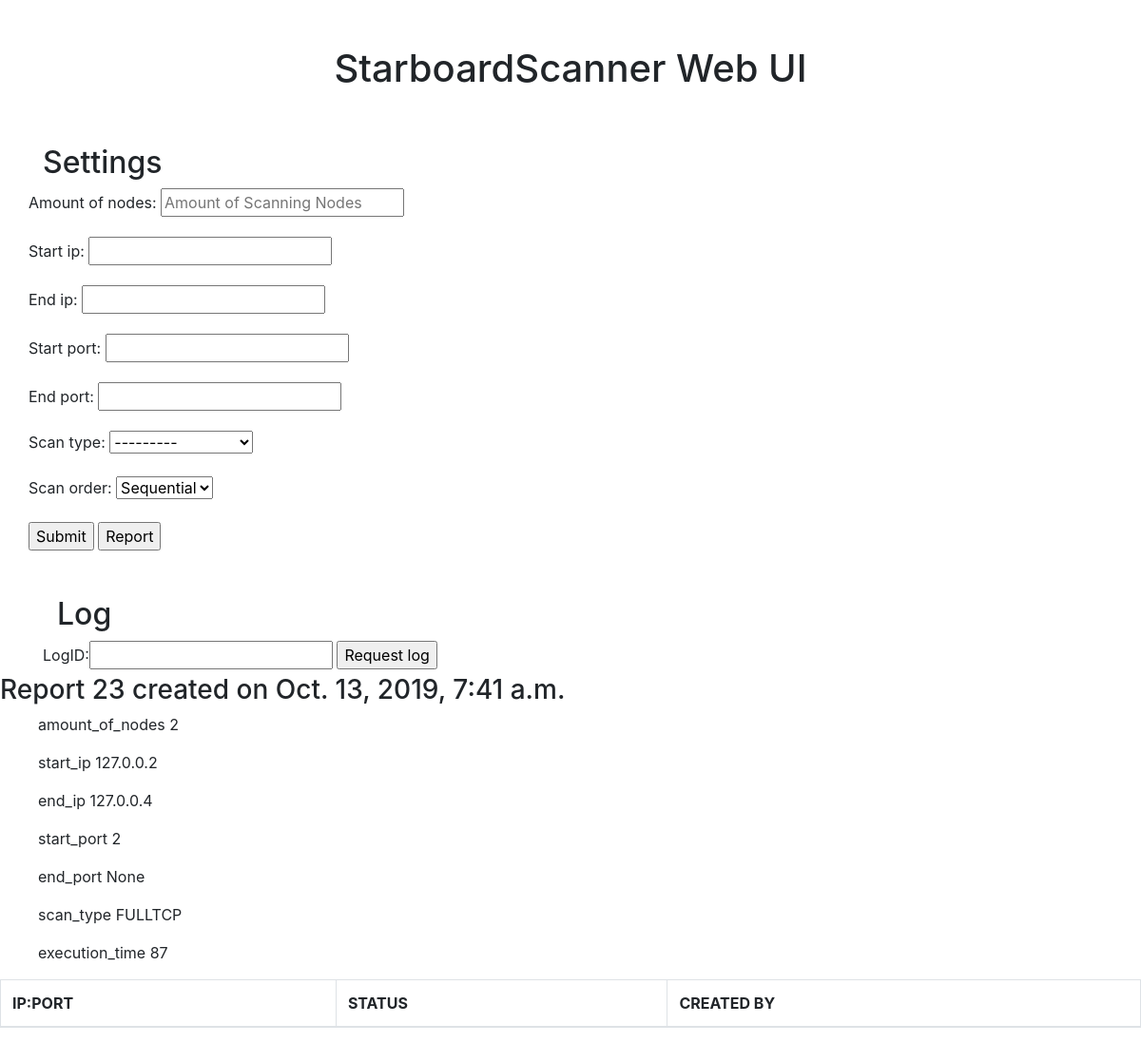
Screenshot of /sb/ with the database file from the repository.
### starboardscanner_app/models.py (models this page shows)
class Report(models.Model):
    SCAN_TYPE_CHOICES = (
        ('ALIVE', 'Is-Alive'),
        ('FULLTCP', 'Full TCP connect'),
        ('TCPSYN', 'TCP SYN'),
        ('TCPFIN', 'TCP FIN'),
    )
    SCAN_ORDER_CHOICES = (
        ('SEQ', 'Sequential'),
        ('RAND', 'Random'),
    )
    amount_of_nodes = models.IntegerField()
    start_ip = models.CharField(max_length=39)  # max length of ip6 address stored as string
    end_ip = models.CharField(max_length=39)  # max length of ip6 address stored as string
    start_port = models.IntegerField(null=True)
    end_port = models.IntegerField(null=True)
    date_created = models.DateTimeField(auto_now_add=True)
    scan_type = models.CharField(
        max_length=7,
        choices=SCAN_TYPE_CHOICES,
    )
    scan_order = models.CharField(
        max_length=4,
        choices=SCAN_ORDER_CHOICES,
        default='SEQ'
    )
    execution_time = models.IntegerField(default=0)

### starboardscanner_app/views.py (the view)
# urls.py: 2. Add a URL to urlpatterns:  path('', views.home, name='home')
@ensure_csrf_cookie
def home(request):
    if request.method == 'POST':
        if request.POST.get("request_log_btn"):
            form = LogForm(request.POST)
            if form.is_valid():
                print('requesting log')
                print(form.cleaned_data['logID'])
                if form.cleaned_data['logID'] > Report.objects.last().pk:
                    report_id = Report.objects.last().pk
                else:
                    report_id = form.cleaned_data['logID']
                context = {'report': Report.objects.get(pk=report_id), 'form_logID': LogForm(), 'form_input':ReportForm()}
                return render(request, 'starboardscanner_app/starboardscanner_app.html', context)
        elif request.POST.get("execute_job_btn"):
            form = ReportForm(request.POST)
            if form.is_valid():
                print("Submit button clicked")
                amount_of_nodes = form.cleaned_data['amount_of_nodes']
                start_ip = form.cleaned_data['start_ip']
                end_ip = form.cleaned_data['end_ip']
                start_port = form.cleaned_data['start_port']
                end_port = form.cleaned_data['end_port']
                scan_type = form.cleaned_data['scan_type']
                scan_order = form.cleaned_data['scan_order']
                current_report = Report(amount_of_nodes=amount_of_nodes, start_ip=start_ip, end_ip=end_ip,
                                        start_port=start_port,
                                        scan_type=scan_type, scan_order=scan_order)
                current_report.save()
                containers_dict_send = {}
                containers_dict_diff = {}
                os.chdir(os.path.abspath(os.path.dirname(__file__)))
                os.chdir('..')
                os.chdir('network')
                os.system('docker build -t n .')
                for i in range(amount_of_nodes):
                    containers_dict_send[f'container_{i}'] = 0
                    containers_dict_diff[f'container_{i}'] = 0
                    os.system(f'docker run -p {50000+i}:{50000+i} --name container_{i} n python job_processor.py container_{i} &')
                job_list = []
                start_ip_end = [int(x) for x in map(str.strip, start_ip.split('.')) if x][-1]
                end_ip_end = [int(x) for x in map(str.strip, end_ip.split('.')) if x][-1]
                for ip in range(start_ip_end, end_ip_end + 1):
                    for port in range(start_port, end_port + 1):
                        curr_ip_port = start_ip[:-len(str(start_ip_end))] + str(ip) + ":" + str(port)
                        job_list.append(curr_ip_port)
                if scan_order is 'Random' or 'RAND':
                    print(scan_order)
                    random.shuffle(job_list)
                start_time_job = time.process_time()
                for job in job_list:
                    for key, value in containers_dict_send.items():
                        received_cnt = Record.objects.filter(created_by=key).count()
                        containers_dict_diff[key] = containers_dict_send[key] - received_cnt
                    container = min(containers_dict_diff, key=containers_dict_diff.get)
                    containers_dict_send[container] += 1
                    job = {
                        'ip_port': job,
                        'scan_type': scan_type,
                        'report_id': Report.objects.last().pk,
                    }
                    job_endpoint_of_flask_scanningnode = f'http://0.0.0.0:{50002}'  # depends on container
                    res = requests.post(job_endpoint_of_flask_scanningnode, json=job)
                end_time_job = time.process_time()
                Report.objects.filter(pk=Report.objects.last().pk).update(execution_time=(end_time_job - start_time_job))
                context = {'report': Report.objects.last(), 'form_logID': LogForm(), 'form_input': ReportForm()}
                return render(request, 'starboardscanner_app/starboardscanner_app.html', context)
    else:
        print("rendering latest report")
        context = {'report': Report.objects.last(), 'form_logID': LogForm(),
                   'form_input': ReportForm()}
        return render(request, 'starboardscanner_app/starboardscanner_app.html', context)

### starboardscanner_app/forms.py
class LogForm(forms.Form):
    logID = forms.IntegerField(label='LogID')

class ReportForm(ModelForm):
    class Meta:
        model = Report
        fields = ['amount_of_nodes', 'start_ip', 'end_ip', 'start_port', 'end_port', 'scan_type', 'scan_order']
        widgets = {
            'amount_of_nodes': TextInput(attrs={'placeholder': 'Amount of Scanning Nodes'}),
        }

### starboardscanner_app/templates/starboardscanner_app/starboardscanner_app.html (shortened to what this page needs)
{% extends "starboardscanner_app/base.html" %}
{% block starboardscanner_dashboard %}
    <div class="container">
        <div class="row">
          <div class="col-lg-12 text-center">
            <h1 class="mt-5">StarboardScanner Web UI</h1>
          </div>
        </div>
    </div>
    <div class="container">
        <div class="row">
            <div class="col-xs-6">
                 <div class="container">
                     <div class="row">
                         <div>
                             <div class="col-sm">
                                 <h2 class="mt-5">Settings</h2>
                             </div>
                                <form action="#" method="post">
                                    {% for field in form_input %}
                                        <div class="fieldWrapper">
                                            <div class="form-group">
                                            {{ field.label_tag }} {{ field }}
                                            </div>
                                        </div>
                                    {% endfor %}
                                    <input name="execute_job_btn" type="submit" value="Submit">
                                    <input name="view_report_btn" type="submit" value="Report">
                                </form>
                             </div>
                         </div>
                     </div>
                 </div>
            </div>
            <div class="col-xs-6">
                <div class="col-md">
                    <h2 class="mt-5">Log</h2>
                </div>
                    <form action="#" method="post">
                        {{ form_logID }}
                        <input name="request_log_btn" type="submit" value="Request log">
                    </form>
                </div>
                </div>
                <div>
                    <h3>Report {{ report.id }} created on {{ report.date_created }}</h3>
                    <ul>amount_of_nodes {{report.amount_of_nodes}}</ul>
                    <ul>start_ip {{report.start_ip}}</ul>
                    <ul>end_ip {{report.end_ip}}</ul>
                    <ul>start_port {{report.start_port}}</ul>
                    <ul>end_port {{report.end_port}}</ul>
                    <ul>scan_type {{report.scan_type}}</ul>
                    <ul>execution_time {{report.execution_time}}</ul>
                    <table class="table table-bordered table-striped">
                    <thead>
                        <tr>
                            <th scope="col">IP:PORT</th>
                            <th scope="col">STATUS</th>
                            <th scope="col">CREATED BY</th>
                        </tr>
                    </thead>
                    </table>
                </div>
            </div>
{% endblock starboardscanner_dashboard %}

### starboardscanner_app/templates/starboardscanner_app/base.html (shortened to what this page needs)
<!doctype html>
<html lang="en">
  <head>
    <link rel="stylesheet" href="https://maxcdn.bootstrapcdn.com/bootstrap/4.0.0/css/bootstrap.min.css">
</head>
<body>
    <div class="'container">
        {%  block starboardscanner_dashboard %} {% endblock %}
  </body>
</html>

### rows the page displays
Report: id "23", date_created "Oct. 13, 2019, 7:41 a.m.", amount_of_nodes "2", start_ip "127.0.0.2", end_ip "127.0.0.4", start_port "2", end_port "None", scan_type "FULLTCP", execution_time "87"

### other values shown
{{ field.label_tag }} "Amount of nodes:" "Start ip:" "End ip:" "Start port:" "End port:" "Scan type:" "Scan order:"
